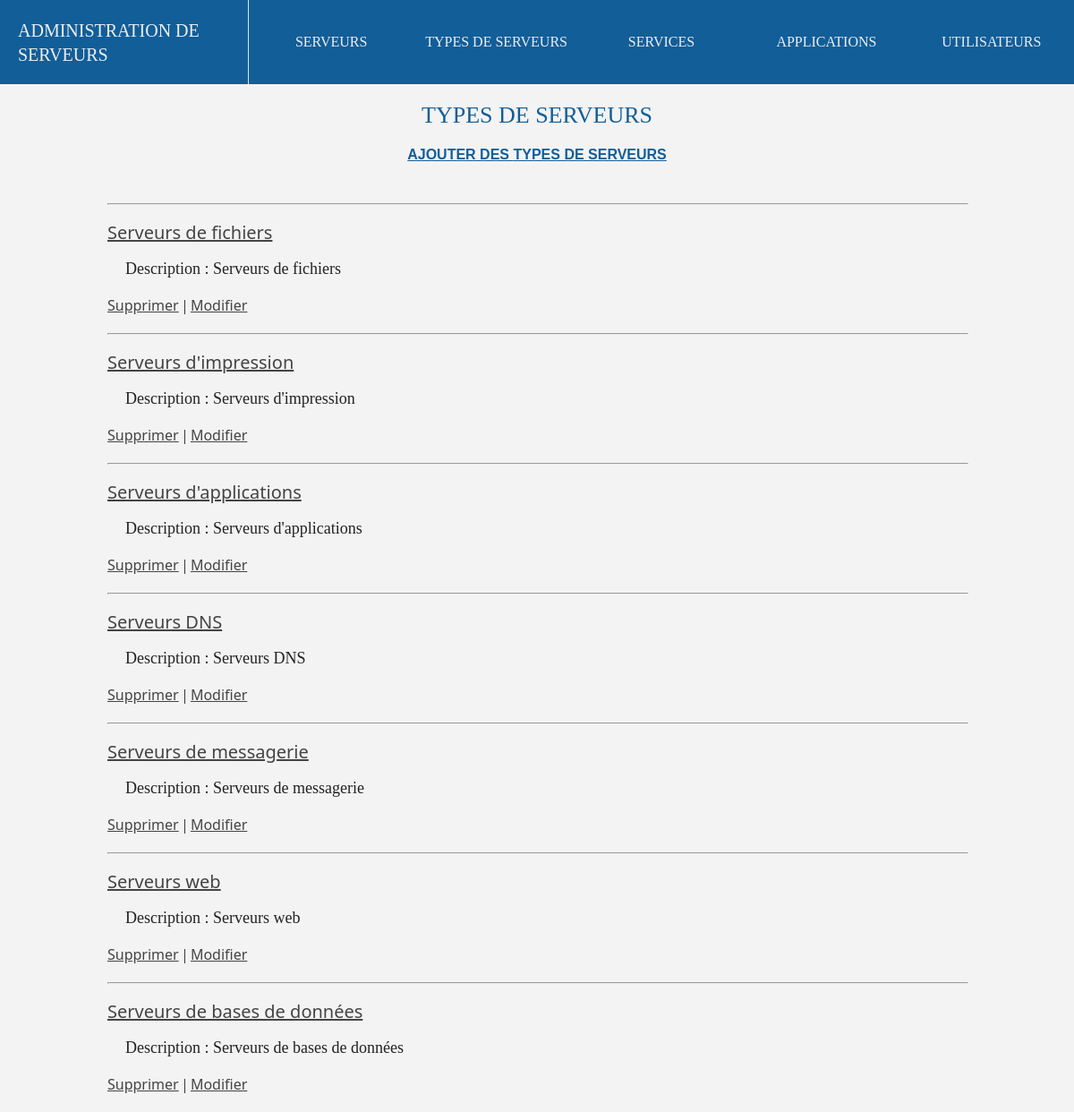
Before: /typesServeurs with the older database file.
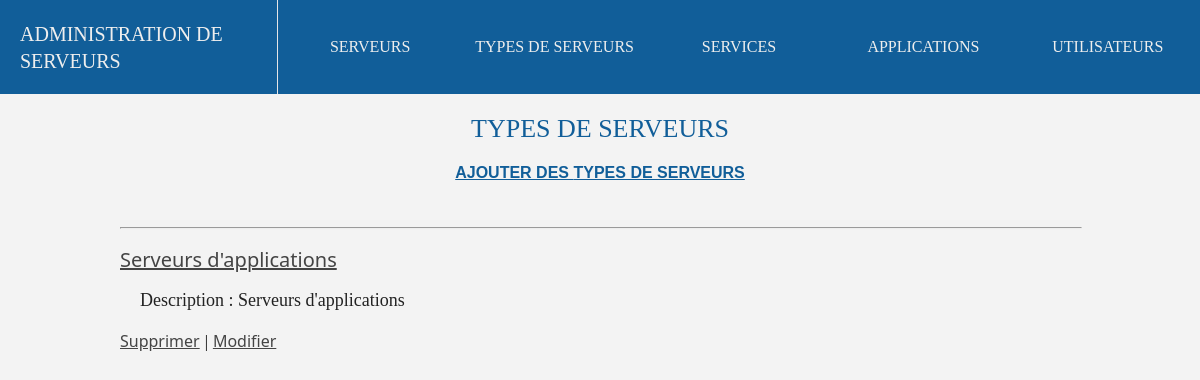
After: the same page with the newer database file.
### adminserver/models.py (models this page shows, shortened)
class type_de_serveurs(models.Model):
    type = models.CharField(max_length=100)
    description = models.TextField(null=True)
    def __str__(self):
        return self.type

### adminserver/views.py (the view)
# urls.py: path('typesServeurs',views.typesServeurs_index),
def typesServeurs_index(request):
    URL = "typeServeur"
    typesServeurs = list(models.type_de_serveurs.objects.all())
    num = len(list(models.type_de_serveurs.objects.all()))
    if request.method == 'GET' and 'error' in request.GET:
        return render(request, "type_serveur/liste_index.html",{"objects": typesServeurs, "title": "TYPES DE SERVEURS", "extra": "", "url": URL, "count": num,"error":request.GET["error"]})
    else:
        return render(request,"type_serveur/liste_index.html",{"objects" : typesServeurs,"title":"TYPES DE SERVEURS","extra":"","url":URL,"count":num})

### adminserver/templates/type_serveur/liste_index.html (shortened to what this page needs)
{% extends "main.html" %}
{% block content %}
<h2> {{title}} </h2>
{% if count == 0 %}
<h3 class="error"> Oups. Il semblerait qu'il n'y a aucun élément de cette catégorie. Voulez vous en rajouter?</h3>
<a class="yes" href="/ajout/{{url}}"> AJOUTER DES {{title}}</a>
{% elif count > 0 %}
<a class="addlink" href="/ajout/{{url}}"> AJOUTER DES {{title}}</a>
<ul style="margin-top:25px;max-width:80%;list-style:none;">
{% for i in objects %}
<hr><br><li><a class="object_title" href="/affiche/{{url}}/{{i.id}}/">{{i}}</a><br><br><p style="margin-left:20px;width:calc(100% - 40px);text-align:justify">Description : {{i.description}}</p><br><a style="text-decoration:underline;cursor:pointer;" name="delete" id="/delete/{{url}}/{{i.id}}/">Supprimer</a><line>|</line><a href="/update/{{url}}/{{i.id}}/">Modifier</a></li><br>
{% endfor %}
</ul>
{% endif %}
{% endblock %}

Changed rows visible on the page:
removed type_de_serveurs: type "Serveurs de fichiers", description "Serveurs de fichiers"
removed type_de_serveurs: type "Serveurs d'impression", description "Serveurs d'impression"
removed type_de_serveurs: type "Serveurs DNS", description "Serveurs DNS"
removed type_de_serveurs: type "Serveurs de messagerie", description "Serveurs de messagerie"
removed type_de_serveurs: type "Serveurs web", description "Serveurs web"
removed type_de_serveurs: type "Serveurs de bases de données", description "Serveurs de bases de données"
